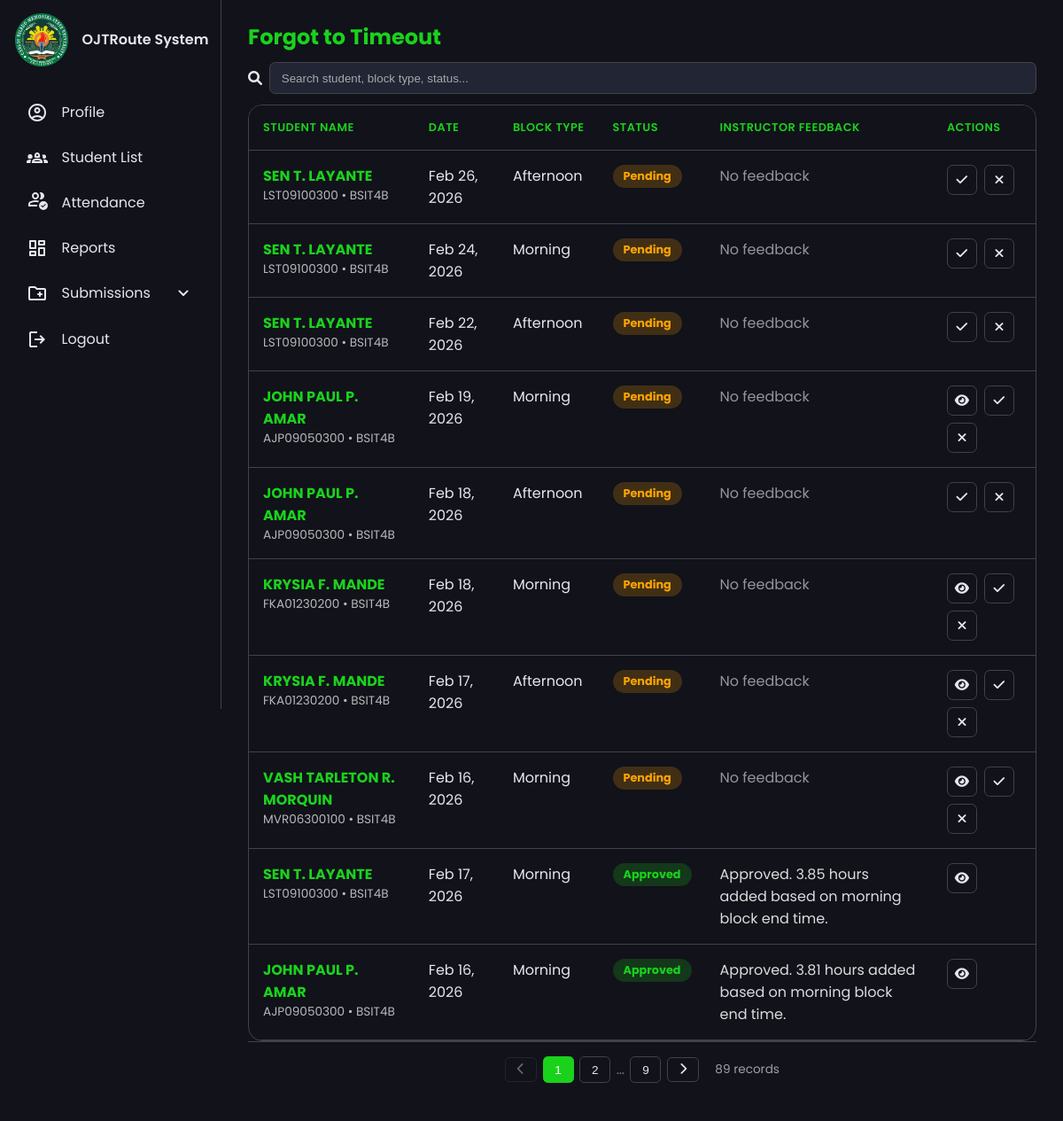
The page /instructor/timeouts.php (signed in) on the database its author committed.
### tables this page shows
CREATE TABLE `attendance_records` (
  `id` int(11) UNSIGNED NOT NULL,
  `student_id` int(11) UNSIGNED NOT NULL COMMENT 'FK to students',
  `attendance_date` date NOT NULL,
  `block_type` enum('morning','afternoon','overtime') NOT NULL COMMENT 'Time block: morning (6AM-11:59AM), afternoon (12PM-5:59PM), overtime (6PM-10PM)',
  `time_in` datetime NOT NULL,
  `time_out` datetime DEFAULT NULL COMMENT 'Nullable if student forgot to time out',
  `hours` decimal(5,2) DEFAULT NULL COMMENT 'Calculated hours (derived from time_in/time_out)',
  `time_in_latitude` decimal(10,8) NOT NULL COMMENT 'GPS latitude when student timed in',
  `time_in_longitude` decimal(11,8) NOT NULL COMMENT 'GPS longitude when student timed in',
  `within_radius` tinyint(1) NOT NULL DEFAULT 0 COMMENT 'Whether student was within allowed radius (40 meters) of workplace',
  `photo_path` varchar(500) NOT NULL COMMENT 'Path to captured photo at time-in',
  `status` enum('ongoing','completed','pending_exception') NOT NULL DEFAULT 'ongoing',
  `created_at` timestamp NOT NULL DEFAULT current_timestamp(),
  `updated_at` timestamp NOT NULL DEFAULT current_timestamp() ON UPDATE current_timestamp(),
  `forgot_timeout_reason` text DEFAULT NULL,
  `forgot_timeout_file` varchar(500) DEFAULT NULL,
  `instructor_response` text DEFAULT NULL,
  `request_status` enum('pending','approved','rejected') DEFAULT NULL,
  `missing_timeout_flagged_at` datetime DEFAULT NULL COMMENT 'When the system flagged this as missing timeout'
);

CREATE TABLE `users` (
  `id` int(11) UNSIGNED NOT NULL,
  `school_id` varchar(20) NOT NULL COMMENT 'School/Employee ID used in CSV & listings',
  `full_name` varchar(100) NOT NULL,
  `email` varchar(100) NOT NULL,
  `password_hash` varchar(255) NOT NULL COMMENT 'Hashed password (bcrypt/argon2)',
  `role` enum('admin','student','instructor') NOT NULL,
  `gender` enum('male','female','non-binary') DEFAULT NULL,
  `section_id` int(11) UNSIGNED DEFAULT NULL COMMENT 'FK to sections - only for students',
  `contact` varchar(20) DEFAULT NULL COMMENT 'Contact number',
  `facebook_name` varchar(100) DEFAULT NULL COMMENT 'Facebook name/username',
  `year` varchar(10) DEFAULT NULL COMMENT 'Academic year',
  `profile_pic_path` varchar(255) DEFAULT NULL COMMENT 'Path to profile picture',
  `is_archived` tinyint(1) NOT NULL DEFAULT 0 COMMENT 'For archive-by-year feature',
  `archived_at` timestamp NULL DEFAULT NULL,
  `created_at` timestamp NOT NULL DEFAULT current_timestamp(),
  `updated_at` timestamp NOT NULL DEFAULT current_timestamp() ON UPDATE current_timestamp()
);

CREATE TABLE `sections` (
  `id` int(11) UNSIGNED NOT NULL,
  `section_code` varchar(10) NOT NULL COMMENT 'Short code like "4A", "4B", "4C"',
  `section_name` varchar(50) NOT NULL COMMENT 'Full name like "BSIT-4A", "BSIT-4B"',
  `department` varchar(100) NOT NULL COMMENT 'College of Computer Studies, College of Education, etc.',
  `instructor_id` int(11) UNSIGNED DEFAULT NULL COMMENT 'Assigned instructor/supervisor (FK to instructors)',
  `year` varchar(10) NOT NULL COMMENT 'Academic year e.g., "2025"',
  `is_active` tinyint(1) NOT NULL DEFAULT 1 COMMENT 'Whether this section is currently active',
  `created_at` timestamp NOT NULL DEFAULT current_timestamp(),
  `updated_at` timestamp NOT NULL DEFAULT current_timestamp() ON UPDATE current_timestamp()
);

### public/instructor/timeouts.php (the view, shortened to what this page needs)
<?php
$timeout_records = [];
try {
    $config = require __DIR__ . '/../../config/database.php';
    $dsn = sprintf("mysql:host=%s;dbname=%s;charset=%s", $config['host'], $config['dbname'], $config['charset']);
    $db = new PDO($dsn, $config['username'], $config['password'], $config['options']);
    $user_id = $_SESSION['user_id'];
    $stmt = $db->prepare("SELECT id FROM instructors WHERE user_id = ?");
    $stmt->execute([$user_id]);
    $instructor = $stmt->fetch(PDO::FETCH_ASSOC);
    $instructor_id = $instructor ? $instructor['id'] : 0;
    $stmt = $db->prepare("
        SELECT
            ar.id,
            ar.attendance_date,
            ar.block_type,
            ar.time_in,
            ar.forgot_timeout_reason as reason,
            ar.forgot_timeout_file as letter_file,
            ar.request_status as status,
            ar.instructor_response as feedback,
            u.id as user_id,
            u.full_name as student_name,
            u.school_id,
            s.section_name
        FROM attendance_records ar
        JOIN students st ON ar.student_id = st.id
        JOIN users u ON st.user_id = u.id
        JOIN sections s ON u.section_id = s.id
        WHERE s.instructor_id = :instructor_id
        AND (
            (ar.time_out IS NULL AND ar.attendance_date < CURDATE())
            OR ar.request_status IS NOT NULL
            OR ar.missing_timeout_flagged_at IS NOT NULL
        )
        ORDER BY
            CASE ar.request_status
                WHEN 'pending' THEN 1
                WHEN 'approved' THEN 2
                WHEN 'rejected' THEN 3
                ELSE 4
            END,
            ar.attendance_date DESC
    ");
    $stmt->execute(['instructor_id' => $instructor_id]);
    $timeout_records = $stmt->fetchAll(PDO::FETCH_ASSOC);
} catch (Exception $e) {
    error_log('Instructor timeouts fetch error: ' . $e->getMessage());
}
require_once 'instructor_nav.php';
?>
<!DOCTYPE html>
<html lang="en">
<head>
    <link rel="stylesheet" href="https://cdnjs.cloudflare.com/ajax/libs/font-awesome/6.0.0/css/all.min.css">
    <link rel="stylesheet" href="../css/instructor_style.css">
</head>
<body>
    <main>
        <div class="page-header">
            <h2 class="page-title">Forgot to Timeout</h2>
        </div>
        <div class="table-tools">
            <div class="search-box">
                <i class="fas fa-search"></i>
                <input id="timeoutSearch" type="text" placeholder="Search student, block type, status...">
            </div>
        </div>
        <div class="table-container">
            <div class="responsive-table">
                <table id="timeoutsTable">
                    <thead>
                        <tr>
                            <th>Student Name</th>
                            <th>Date</th>
                            <th>Block Type</th>
                            <th>Status</th>
                            <th>Instructor Feedback</th>
                            <th>Actions</th>
                        </tr>
                    </thead>
                    <tbody>
                        <?php if (empty($timeout_records)): ?>
                            <tr>
                                <td colspan="6" style="text-align: center; padding: 2rem; color: rgba(255,255,255,0.6);">
                                    No timeout requests found.
                                </td>
                            </tr>
                        <?php else: ?>
                            <?php foreach ($timeout_records as $r): ?>
                                <tr data-id="<?php echo $r['id']; ?>"
                                    data-letter="<?php echo htmlspecialchars($r['letter_file'] ?? ''); ?>"
                                    data-time-in="<?php echo $r['time_in']; ?>" data-block="<?php echo $r['block_type']; ?>"
                                    data-reason="<?php echo htmlspecialchars($r['reason'] ?? ''); ?>">
                                    <td>
                                        <a href="student_information.php?id=<?php echo $r['user_id']; ?>"
                                            style="text-decoration: none; color: inherit;" title="View student profile">
                                            <div style="font-weight: 700; color: var(--accent-clr);">
                                                <?php echo htmlspecialchars($r['student_name']); ?>
                                            </div>
                                            <div style="font-size: 0.85rem; color: rgba(255, 255, 255, 0.7);">
                                                <?php echo htmlspecialchars($r['school_id']); ?> •
                                                <?php echo htmlspecialchars($r['section_name'] ?? 'N/A'); ?>
                                            </div>
                                        </a>
                                    </td>
                                    <td><?php echo date('M d, Y', strtotime($r['attendance_date'])); ?></td>
                                    <td><?php echo ucfirst($r['block_type']); ?></td>
                                    <td>
                                        <?php if ($r['status']): ?>
                                            <span class="status-badge status-<?php echo $r['status']; ?>" data-status>
                                                <?php echo $r['status']; ?>
                                            </span>
                                        <?php else: ?>
                                            <span style="opacity:0.65;">Not submitted</span>
                                        <?php endif; ?>
                                    </td>
                                    <td class="feedback" data-feedback>
                                        <?php echo $r['feedback'] ? htmlspecialchars($r['feedback']) : '<span style="opacity:0.65;">No feedback</span>'; ?>
                                    </td>
                                    <td>
                                        <div class="actions">
                                            <?php if ($r['letter_file']): ?>
                                                <button class="icon-btn" type="button" data-action="view" title="View Letter"
                                                    aria-label="View Letter">
                                                    <i class="fas fa-eye"></i>
                                                </button>
                                            <?php endif; ?>
                                            <?php if ($r['status'] === 'pending'): ?>
                                                <button class="icon-btn" type="button" data-action="approve" title="Approve"
                                                    aria-label="Approve">
                                                    <i class="fas fa-check"></i>
                                                </button>
                                                <button class="icon-btn" type="button" data-action="reject" title="Reject"
                                                    aria-label="Reject">
                                                    <i class="fas fa-times"></i>
                                                </button>
                                            <?php endif; ?>
                                        </div>
                                    </td>
                                </tr>
                            <?php endforeach; ?>
                        <?php endif; ?>
                    </tbody>
                </table>
            </div>
        </div>
        <div id="paginationControls" class="pagination"></div>
    </main>
</body>
</html>

### public/css/instructor_style.css (style rules this page uses)
:root { --base-clr: #11121a; --line-clr: #42434a; --hover-clr: #222533; --text-clr: #e6e6ef; --accent-clr: #1ad21c; --secondary-text-clr: #b0b3c1; }
* { margin: 0; padding: 0; }
html { font-family: Poppins, 'Segoe UI', Tahoma, Geneva, Verdana, sans-serif; line-height: 1.5rem; }
body { min-height: 100vh; min-height: 100dvh; background-color: var(--base-clr); color: var(--text-clr); display: grid; grid-template-columns: auto 1fr; }
main { padding: min(30px, 7%); }

### public/instructor/timeouts.php (style rules this page uses)
.page-header { display: flex; align-items: center; justify-content: space-between; gap: 1rem; margin: 0 0 1rem 0; flex-wrap: wrap; }
.page-title { color: var(--accent-clr); margin: 0; }
.table-tools { display: flex; align-items: center; justify-content: space-between; gap: 0.75rem; margin: 0.75rem 0; flex-wrap: wrap; }
.search-box { display: flex; align-items: center; gap: 0.5rem; flex: 1; min-width: 240px; }
.search-box input { width: 100%; padding: 0.6rem 0.8rem; border-radius: .5em; border: 1px solid var(--line-clr); background: var(--hover-clr); color: var(--text-clr); outline: none; }
.search-box input::placeholder { color: rgba(255, 255, 255, 0.6); }
.table-container { background: transparent; border: 1px solid var(--line-clr); border-radius: 1em; overflow: hidden; }
.responsive-table { overflow-x: auto; }
table { width: 100%; border-collapse: collapse; }
th, td { padding: 1rem; text-align: left; border-bottom: 1px solid var(--line-clr); vertical-align: top; }
th { background-color: var(--base-clr); color: var(--accent-clr); font-weight: 600; text-transform: uppercase; font-size: 0.8rem; letter-spacing: 0.5px; white-space: nowrap; }
.status-badge { display: inline-block; padding: 0.25rem 0.75rem; border-radius: 20px; font-size: 0.8rem; font-weight: 700; text-transform: capitalize; white-space: nowrap; }
.status-pending { background-color: rgba(255, 165, 0, 0.2); color: orange; }
.status-approved { background-color: rgba(26, 210, 28, 0.2); color: var(--accent-clr); }
.actions { display: flex; gap: 0.5rem; flex-wrap: wrap; }
.icon-btn { width: 34px; height: 34px; display: inline-flex; align-items: center; justify-content: center; background: transparent; border: 1px solid var(--line-clr); color: var(--text-clr); border-radius: .5em; cursor: pointer; transition: all 0.2s; }
.icon-btn i { font-size: 0.9rem; }
.feedback { max-width: 320px; white-space: normal; color: rgba(255, 255, 255, 0.85); }
.pagination { display: flex; align-items: center; justify-content: center; gap: 0.4rem; padding: 1rem; border-top: 1px solid var(--line-clr); }

### rows shown on the page
attendance_records: users.full_name "SEN T. LAYANTE", users.school_id "LST09100300", sections.section_name "BSIT4B", attendance_date "Feb 26, 2026", block_type "Afternoon", request_status "Pending", shows "No feedback"
attendance_records: users.full_name "SEN T. LAYANTE", users.school_id "LST09100300", sections.section_name "BSIT4B", attendance_date "Feb 24, 2026", block_type "Morning", request_status "Pending", shows "No feedback"
attendance_records: users.full_name "SEN T. LAYANTE", users.school_id "LST09100300", sections.section_name "BSIT4B", attendance_date "Feb 22, 2026", block_type "Afternoon", request_status "Pending", shows "No feedback"
attendance_records: users.full_name "JOHN PAUL P. AMAR", users.school_id "AJP09050300", sections.section_name "BSIT4B", attendance_date "Feb 19, 2026", block_type "Morning", request_status "Pending", shows "No feedback"
attendance_records: users.full_name "JOHN PAUL P. AMAR", users.school_id "AJP09050300", sections.section_name "BSIT4B", attendance_date "Feb 18, 2026", block_type "Afternoon", request_status "Pending", shows "No feedback"
attendance_records: users.full_name "KRYSIA F. MANDE", users.school_id "FKA01230200", sections.section_name "BSIT4B", attendance_date "Feb 18, 2026", block_type "Morning", request_status "Pending", shows "No feedback"
attendance_records: users.full_name "KRYSIA F. MANDE", users.school_id "FKA01230200", sections.section_name "BSIT4B", attendance_date "Feb 17, 2026", block_type "Afternoon", request_status "Pending", shows "No feedback"
attendance_records: users.full_name "VASH TARLETON R. MORQUIN", users.school_id "MVR06300100", sections.section_name "BSIT4B", attendance_date "Feb 16, 2026", block_type "Morning", request_status "Pending", shows "No feedback"
attendance_records: users.full_name "SEN T. LAYANTE", users.school_id "LST09100300", sections.section_name "BSIT4B", attendance_date "Feb 17, 2026", block_type "Morning", request_status "Approved", instructor_response "Approved. 3.85 hours added based on morning block end time."
attendance_records: users.full_name "JOHN PAUL P. AMAR", users.school_id "AJP09050300", sections.section_name "BSIT4B", attendance_date "Feb 16, 2026", block_type "Morning", request_status "Approved", instructor_response "Approved. 3.81 hours added based on morning block end time."
